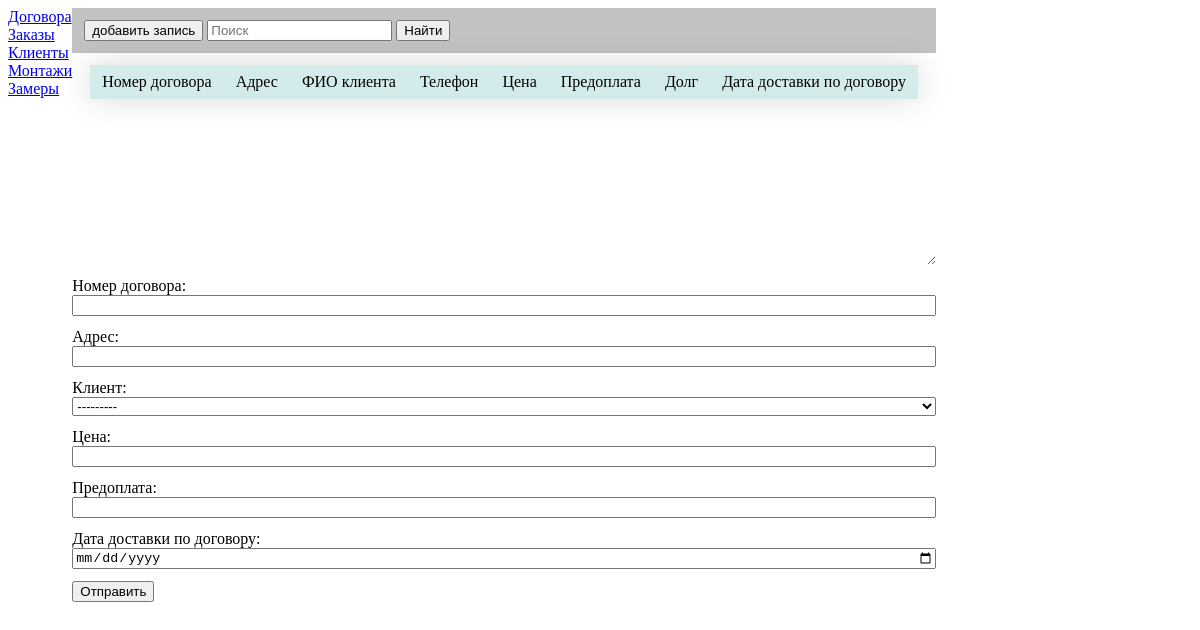
The app's page /, older data.
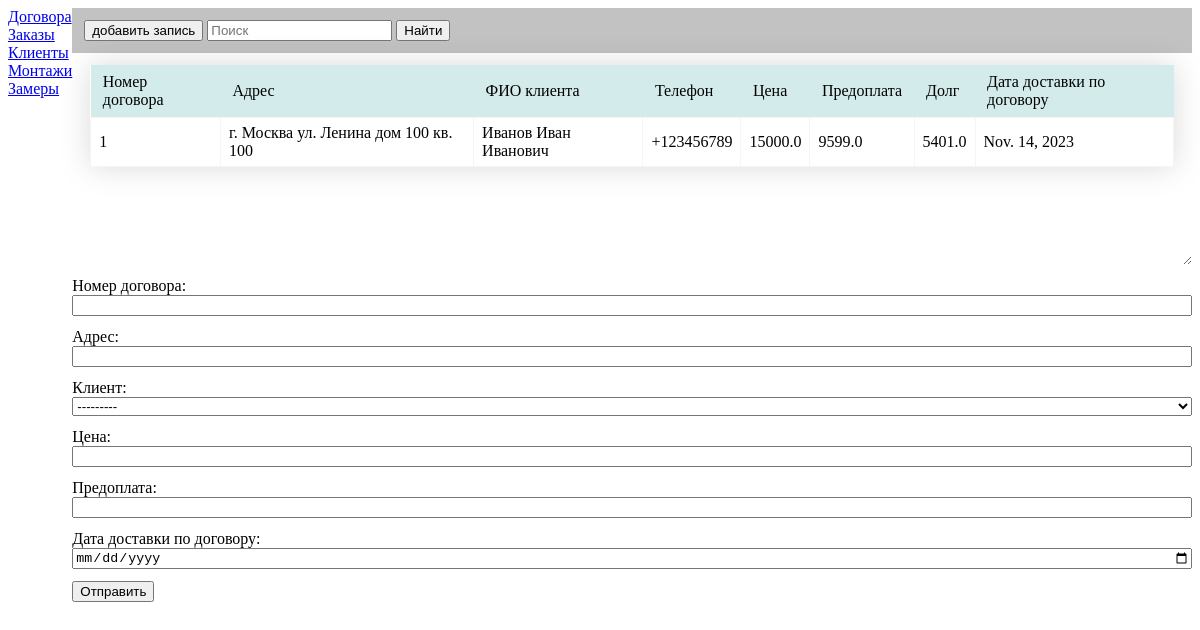
The same page, newer data.
### main_forms/models.py (models this page shows, shortened)
class Contracts(models.Model):
    customer = models.ForeignKey(Customers, on_delete=models.CASCADE)
    contract_number = models.CharField(max_length=255, verbose_name='Номер договора')       # Номер договора.
    address = models.CharField(max_length=255, verbose_name='Адрес')                        # Адрес
    price = models.FloatField(verbose_name='Цена')                                          # Цена.
    prepayment = models.FloatField(verbose_name='Предоплата')                               # Предоплата.
    debt = models.FloatField(verbose_name='Долг')                                           # Долг.
    delivery_date_by_contract = models.DateField(verbose_name='Дата доставки по договору')  # Дата доставки по договору.
    objects = models.Manager()

class Customers(models.Model):
    id = models.AutoField(primary_key=True, unique=True)
    address = models.CharField(max_length=255, verbose_name='Адрес')                        # Адрес
    customer_name = models.CharField(max_length=255, verbose_name='ФИО клиента')            # ФИО клиента
    phone = models.CharField(max_length=12, verbose_name='Телефон')                         # Телефон
    objects = models.Manager()
    def __str__(self):
        return self.customer_name

### main_forms/views.py (the view)
# urls.py: path("", views.create_contract, name="main"),
def create_contract(request):
    table_data = Contracts.objects.all()
    return create_entity(request, table_data, ContractsForm, "main_forms/contracts.html")

### main_forms/views.py (called while the page is built)
def create_entity(request, table_data, form_class, template_name):
    if request.method == 'POST':
        form = form_class(request.POST)
        if form.is_valid():
            task = form.save(commit=False)
            task.save()
    else:
        form = form_class
    context = {'table_data': table_data, "form": form}
    return render(request, template_name, context=context)

### main_forms/templates/main_forms/contracts.html (shortened to what this page needs)
{% extends "main_forms/base.html" %}
{% block form_block %}
<div class="table-container">
  <table>
    <thead>
      <tr>
        <th>Номер договора</th>
        <th>Адрес</th>
        <th>ФИО клиента</th>
        <th>Телефон</th>
        <th>Цена</th>
        <th>Предоплата</th>
        <th>Долг</th>
        <th>Дата доставки по договору</th>
      </tr>
    </thead>
    <tbody>
      {% for row in table_data|slice:'::-1' %}
      <tr>
        <td>{{ row.contract_number }}</td>
        <td>{{ row.address }}</td>
        <td>{{ row.customer.customer_name }}</td>
        <td>{{ row.customer.phone }}</td>
        <td>{{ row.price }}</td>
        <td>{{ row.prepayment }}</td>
        <td>{{ row.debt }}</td>
        <td>{{ row.delivery_date_by_contract }}</td>
      </tr>
      {% endfor %}
    </tbody>
  </table>
</div>
<form action="{% url 'create_contract' %}" method="post">
  {{ form.as_div }}
  <button type="submit" name="submit">Отправить</button>
</form>
{% endblock %}

### main_forms/templates/main_forms/base.html (shortened to what this page needs)
{% load static %}
<!DOCTYPE html>
<html>
<head>
    <link rel="stylesheet" href="{% static 'main_forms/css/style.css'%}" type="text/css">
</head>
<body>
    <div id="main_block">
        <ul class="menu">
            <li><a href="/forms/contracts">Договора</a></li>
            <li><a href="/forms/orders">Заказы</a></li>
            <li><a href="/forms/customers">Клиенты</a></li>
            <li><a href="/forms/installations">Монтажи</a></li>
            <li><a href="/forms/metrics">Замеры</a></li>
        </ul>
        <div id="form-n-table">
            <div class="search-block" style="background-color: #9999; padding: 12px;">
                <button>добавить запись</button>
                <input type="text" placeholder="Поиск">
                <button>Найти</button>
            </div>
            <link rel="stylesheet" href="{% static 'main_forms/css/table.css'%}" type="text/css">
            <link rel="stylesheet" href="{% static 'main_forms/css/forms.css'%}" type="text/css">
            <div class="form">
                {% block form_block %}
                {% endblock %}
            </div>
        </div>
    </div>
</body>
</html>

### main_forms/static/main_forms/css/style.css (style rules this page uses)
#main_block { display: flex; }
.menu { list-style-type: none; margin: 0; padding: 0; }

### main_forms/static/main_forms/css/table.css (style rules this page uses)
.table-container { filter: drop-shadow(0px 0px 15px rgba(0, 0, 0, .15)); height: 200px; overflow: auto; padding-inline: 18px; margin-bottom: 12px; margin-top: 12px; resize: vertical; }
table { width: 100%; border-collapse: collapse; background-color: #fff; }
th { padding: 8px 12px; background-color: #D4EBEB; font-weight: 500; text-align: left; }
td { padding: 6px 8px; border: 1px solid #f5f5f5; }

### main_forms/static/main_forms/css/forms.css (style rules this page uses)
form > div { display: grid; margin-bottom: 12px; }

Row changes from the older to the newer data that the page shows:
added Contracts: contract_number "1", address "г. Москва ул. Ленина дом 100 кв. 100", customer.customer_name "Иванов Иван Иванович", customer.phone "+123456789", price "15000.0", prepayment "9599.0", debt "5401.0", delivery_date_by_contract "Nov. 14, 2023"
